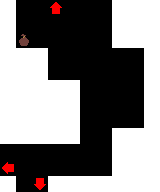

The image is a tile-based game level rendered from a .tmx file. Its description and complete source (layers, tilesets, objects, tile grids) follow:
An orthogonal 10x12 tile map with 16x16 px tiles, 1 tile layer (Tile Layer 1).

<map version="1.10" tiledversion="1.11.2" orientation="orthogonal" renderorder="right-up" width="10" height="12" tilewidth="16" tileheight="16" infinite="0" nextlayerid="2" nextobjectid="1">
 <tileset firstgid="1" source="../../tiletypes.tsx" />
 <layer id="1" name="Tile Layer 1" width="10" height="12">
  <data encoding="csv">
1,0,0,12,0,0,0,1,1,1,
1,0,0,0,0,0,0,1,1,1,
1,25,0,0,0,0,0,1,1,1,
1,1,1,0,0,0,0,0,0,1,
1,1,1,0,0,0,0,0,0,1,
1,1,1,1,1,0,0,0,0,1,
1,1,1,1,1,0,0,0,0,1,
1,1,1,1,1,0,0,0,0,1,
1,1,1,1,1,0,0,1,1,1,
0,0,0,0,0,0,0,1,1,1,
10,0,0,0,0,0,0,1,1,1,
1,0,11,1,1,1,1,1,1,1
</data>
 </layer>
</map>
